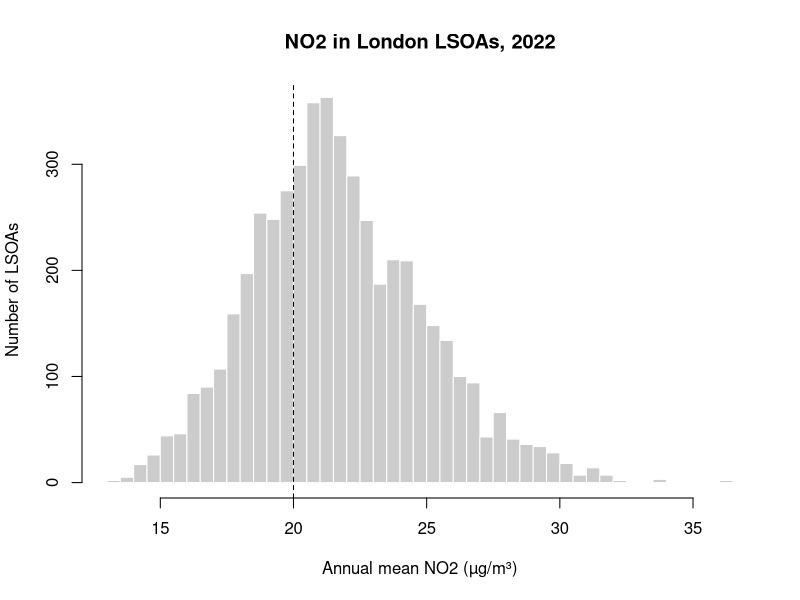
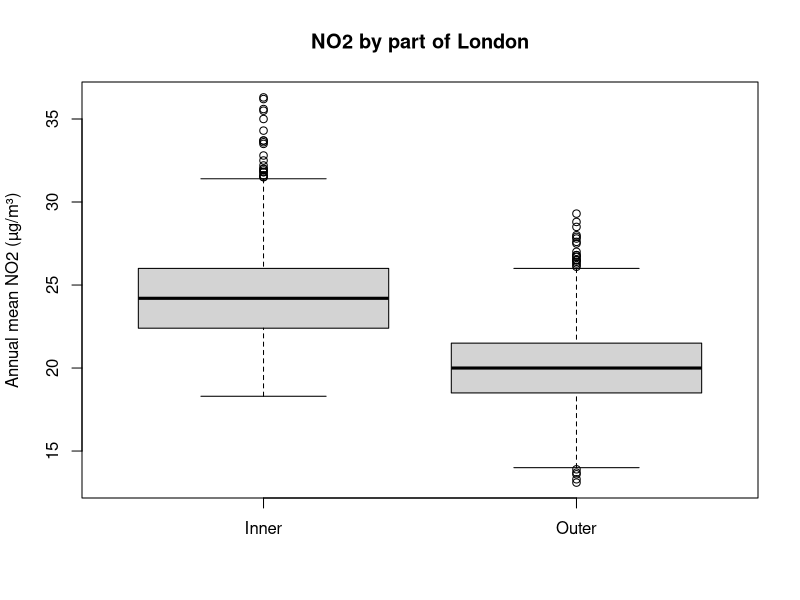
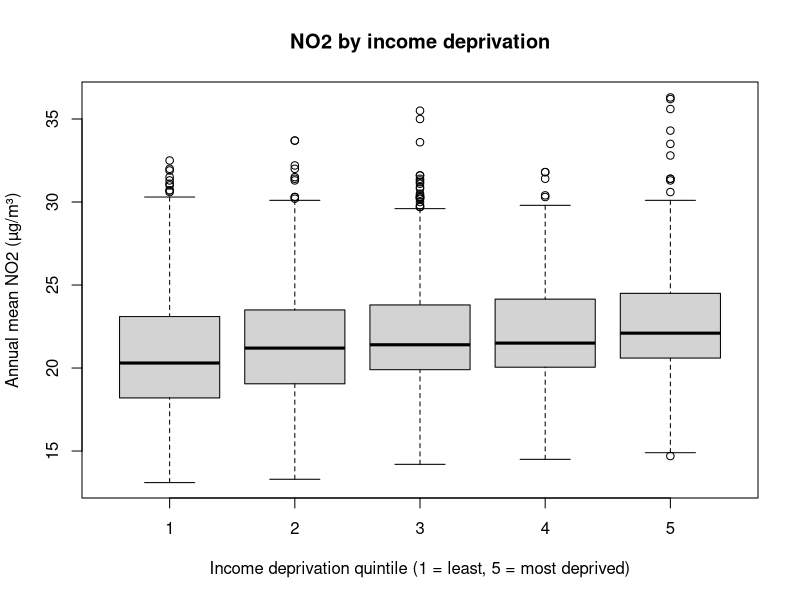

The R script that drew these images, in order:
## ---- chunk 1
#| label: 05-load
#| filename: 'R code'
#| message: false
# load the tidyverse
library(tidyverse)

# read the data
lsoa <- read_csv('data/london-lsoa-air-quality.csv')

# a first look: rows, columns, types and first values
glimpse(lsoa)
## ---- chunk 2
#| label: 05-verbs
#| filename: 'R code'
# the five LSOAs with the highest NO2
lsoa |>
  select(lsoa_name, borough, no2) |>
  arrange(desc(no2)) |>
  head(5)

# how many LSOAs in Inner and Outer London?
lsoa |>
  count(inner_outer)

# LSOAs in Hackney with NO2 above 25
lsoa |>
  filter(borough == 'Hackney', no2 > 25) |>
  nrow()
## ---- chunk 3
#| label: 05-mutate
#| filename: 'R code'
# add two columns
lsoa <- lsoa |>
  mutate(above_20 = no2 > 20,
         income_quintile = ntile(income_score, 5))

# check: about 1,000 LSOAs in each quintile
lsoa |>
  count(income_quintile)
## ---- chunk 4
#| label: 05-describe
#| filename: 'R code'
# centre and spread of NO2
lsoa |>
  summarise(n = n(),
            mean = mean(no2),
            median = median(no2),
            sd = sd(no2),
            iqr = IQR(no2),
            min = min(no2),
            max = max(no2))
## ---- chunk 5
#| label: fig-05-hist
#| fig-cap: Distribution of annual mean NO2 across London LSOAs, 2022.
#| filename: 'R code'
# histogram, with the WHO interim target as a dashed line
hist(lsoa$no2, breaks = 40,
     main = 'NO2 in London LSOAs, 2022',
     xlab = 'Annual mean NO2 (µg/m³)', ylab = 'Number of LSOAs',
     col = 'grey80', border = 'white')
abline(v = 20, lty = 2)
## ---- chunk 6
#| label: 05-weighted
#| filename: 'R code'
# average LSOA vs average Londoner
lsoa |>
  summarise(mean_lsoa = mean(no2),
            mean_resident = weighted.mean(no2, population))
## ---- chunk 7
#| label: 05-group
#| filename: 'R code'
# NO2 in Inner and Outer London
lsoa |>
  group_by(inner_outer) |>
  summarise(n = n(),
            mean = mean(no2),
            median = median(no2),
            sd = sd(no2))
## ---- chunk 8
#| label: fig-05-box-io
#| fig-cap: NO2 in Inner and Outer London LSOAs.
#| filename: 'R code'
# boxplot by group
boxplot(no2 ~ inner_outer, data = lsoa,
        main = 'NO2 by part of London',
        xlab = '', ylab = 'Annual mean NO2 (µg/m³)')
## ---- chunk 9
#| label: 05-borough
#| filename: 'R code'
# borough summary, sorted by median NO2
borough_no2 <- lsoa |>
  group_by(borough) |>
  summarise(n = n(),
            median = median(no2),
            iqr = IQR(no2),
            share_above_20 = mean(above_20)) |>
  arrange(desc(median))

head(borough_no2, 5)
tail(borough_no2, 5)
## ---- chunk 10
#| label: 05-quintile
#| filename: 'R code'
# NO2 by income deprivation quintile
lsoa |>
  group_by(income_quintile) |>
  summarise(n = n(),
            mean = mean(no2),
            median = median(no2),
            sd = sd(no2))
## ---- chunk 11
#| label: fig-05-box-quintile
#| fig-cap: NO2 by income deprivation quintile (1 = least deprived fifth of London LSOAs).
#| filename: 'R code'
boxplot(no2 ~ income_quintile, data = lsoa,
        main = 'NO2 by income deprivation',
        xlab = 'Income deprivation quintile (1 = least, 5 = most deprived)',
        ylab = 'Annual mean NO2 (µg/m³)')
